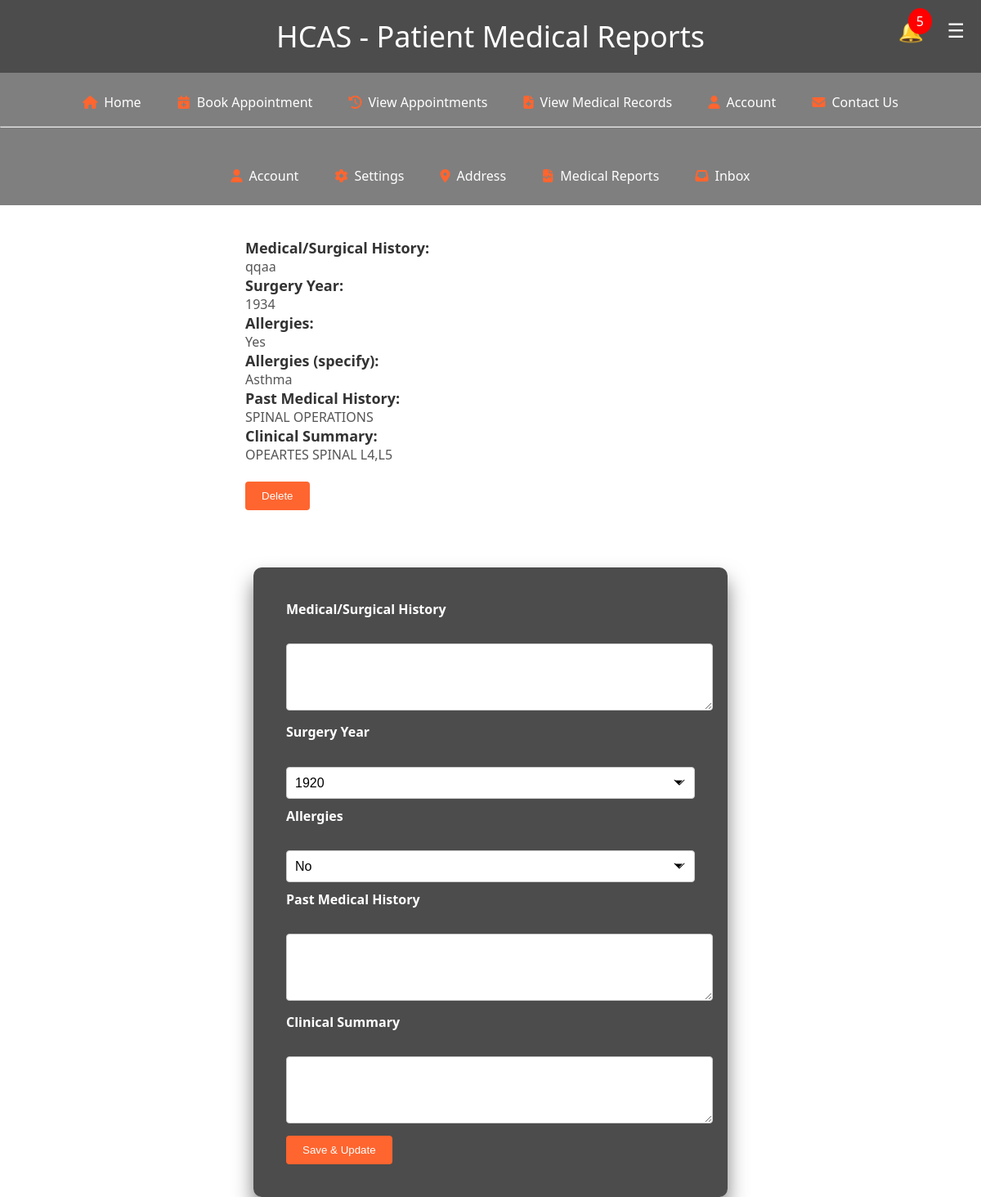
The page /medical_reports.php (signed in) on the database its author committed.
### tables this page shows
CREATE TABLE `patient_records` (
  `record_id` int(11) NOT NULL,
  `patient_id` int(11) NOT NULL,
  `appointment_id` int(11) DEFAULT NULL,
  `record_date` date NOT NULL,
  `medical_surgical_family_history` text DEFAULT NULL,
  `surgery_year` varchar(4) DEFAULT NULL,
  `allergies` text DEFAULT NULL,
  `past_medical_history` text DEFAULT NULL,
  `clinical_summary` text DEFAULT NULL,
  `allergies_specify` varchar(255) DEFAULT NULL
);

### medical_reports.php (the view, shortened to what this page needs)
<?php
include '../config.php';
$patient_id = $_SESSION['patient_id'];
$sql_fetch = "SELECT * FROM patient_records WHERE patient_id = ?";
$medical_records = array();
if ($stmt_fetch = $conn->prepare($sql_fetch)) {
    $stmt_fetch->bind_param("i", $patient_id);
    $stmt_fetch->execute();
    $result = $stmt_fetch->get_result();
    while ($row = $result->fetch_assoc()) {
        $medical_records[] = $row;
    }
}
?>
<!DOCTYPE html>
<html lang="en">
<head>
    	    <link rel="stylesheet" href="https://cdnjs.cloudflare.com/ajax/libs/font-awesome/6.4.0/css/all.min.css">
</head>
<body>
    <header>
        HCAS - Patient Medical Reports
    </header>
    <div id="notification-bell">
        <span id="notification-count">5</span>
    </div>
   <nav>
        <a href="user_home.php"><i class="fas fa-home"></i>Home</a>
        <a href="book_appointment.php"><i class="fas fa-calendar-plus"></i>Book Appointment</a>
        <a href="booking_history.php"><i class="fas fa-history"></i>View Appointments</a>
        <a href="view_medical_records.php"><i class="fas fa-file-medical"></i>View Medical Records</a>
        <a href="profile.php"><i class="fas fa-user"></i>Account</a>
        <a href="contact_us.php"><i class="fas fa-envelope"></i>Contact Us</a>
    <hr>
	</nav>
 <nav>
        <a href="profile.php"><i class="fas fa-user"></i>Account</a>
        <a href="settings.php"><i class="fas fa-cog"></i>Settings</a>
        <a href="address.php"><i class="fas fa-map-marker-alt"></i>Address</a>
        <a href="medical_reports.php"><i class="fas fa-file-medical-alt"></i>Medical Reports</a>
        <a href="inbox.php"><i class="fas fa-inbox"></i>Inbox</a>
    </nav>
      <div id="sidebar">
        <a href="logout.php">SignOut<a>
    </div>
	  <div id="menu-icon">&#9776;</div>
  <?php
    if (!empty($medical_records)) {
        echo "<form class='medical-records-form' method='post' action=''>";
        foreach ($medical_records as $record) {
            echo "<div class='medical-record'>";
            echo "<h4>Medical/Surgical History:</h4> <p>" . htmlspecialchars($record['medical_surgical_family_history']) . "</p>";
            echo "<h4>Surgery Year:</h4> <p>" . htmlspecialchars($record['surgery_year']) . "</p>";
            echo "<h4>Allergies:</h4> <p>" . htmlspecialchars($record['allergies']) . "</p>";
            echo "<h4>Allergies (specify):</h4> <p>" . htmlspecialchars($record['allergies_specify']) . "</p>";
            echo "<h4>Past Medical History:</h4> <p>" . htmlspecialchars($record['past_medical_history']) . "</p>";
            echo "<h4>Clinical Summary:</h4> <p>" . htmlspecialchars($record['clinical_summary']) . "</p>";
            echo "<div class='edit-button-container'>";
            echo "</div>";
            echo "<div class='delete-button-container'>";
            echo "<form action='' method='post'>";
            echo "<input type='submit' name='delete_record' value='Delete' style='background: #ff652f; color: #fff;' onclick='return confirmDelete();'>&nbsp; ";
			echo "</form>";
            echo "</div>";
            echo "</div>";
        }
        echo "</form>";
    } else {
        echo "No records found.";
    }
    ?>
    <form class="form" method="post" action="<?php echo htmlspecialchars($_SERVER["PHP_SELF"]); ?>">
        <h4>Medical/Surgical History</h4>
        <textarea name="medical_surgical_family_history" rows="4" cols="50"></textarea>
        <h4>Surgery Year</h4>
        <div class="select-container">
            <select id="surgery_year" name="surgery_year">
                <?php
                $currentYear = date("Y");
                for ($year = 1920; $year <= $currentYear; $year++) {
                    echo "<option value=\"$year\">$year</option>";
                }
                ?>
            </select>
        </div>
        <h4>Allergies</h4>
        <div class="select-container">
            <select id="allergies" name="allergies" onchange="toggleAllergiesSpecify()">
                <option value="No">No</option>
            </select>
        </div>
        <h4>Past Medical History</h4>
        <textarea id="past_medical_history" name="past_medical_history" rows="4" cols="50"></textarea>
        <h4>Clinical Summary</h4>
        <textarea name="clinical_summary" rows="4" cols="50"></textarea>
        <input type="submit" style="background: #ff652f; color: #fff;" value="Save & Update">
    </form>
</body>
</html>

### medical_reports.php (style rules this page uses)
body { font-family: 'Segoe UI', Tahoma, Geneva, Verdana, Times; margin: 0; padding: 10; background-image: url('../image/color1.jpg'); background-size: cover; background-position: center; background-attachment: fixed; }
header { background: rgba(0, 0, 0, 0.7); color: #fff; padding: 20px; text-align: center; font-size: 36px; font-family: 'Segoe UI', Times, Geneva, Verdana, sans-serif; }
nav { background: rgba(0, 0, 0, 0.5); overflow: hidden; padding: 15px 0; text-align: center; }
nav a { display: inline-block; color: #fff; text-align: center; padding: 10px 20px; text-decoration: none; transition: all 0.3s ease; border-radius: 4px; }
nav i { color: #ff652f; margin-right: 8px; }
#sidebar { height: 100%; width: 0; position: fixed; top: 0; right: 0; background-color: rgba(0, 0, 0, 0.8); overflow-x: hidden; transition: 0.5s; padding-top: 60px; text-align: left; }
#sidebar a { padding: 15px 20px; text-decoration: none; font-size: 18px; color: #fff; display: block; transition: 0.3s; }
#menu-icon { display: block; position: fixed; top: 20px; right: 20px; cursor: pointer; z-index: 2; font-size: 24px; color: #fff; }
#notification-bell { position: absolute; top: 20px; right: 70px; cursor: pointer; }
#notification-bell:before { content: "\1F514"; font-size: 25px; }
#notification-count { background-color: red; color: white; border-radius: 70%; padding: 5px 10px; position: absolute; top: -10px; right: -10px; }
.form { width: 100%; max-width: 500px; padding: 40px; background: rgba(0, 0, 0, 0.7); border-radius: 10px; color: #fff; box-shadow: 0 15px 25px rgba(0, 0, 0, 0.5); margin: 0 auto; margin-top: 50px; }
form h4 { margin-top: 0; }
form textarea, form input[type="text"], form select { width: 100%; padding: 10px; margin: 10px 0; border-radius: 4px; border: 1px solid #ccc; }
form input[type="submit"] { background-color: #3498db; color: #fff; border: none; padding: 10px 20px; cursor: pointer; border-radius: 4px; transition: background-color 0.3s ease; }
.medical-record { width: 50%; background-color: rgba(255, 255, 255, 0.8); border-radius: 7px; padding: 20px; margin: 20px auto; margin-bottom: 20px; flex-wrap: wrap; }
.medical-record h4 { font-size: 18px; color: #333; margin: 0; flex: 1 1 200px; }
.medical-record p { font-size: 16px; color: #555; margin: 0; flex: 2 1 300px; }
select { appearance: none; background-color: #fff; border: 1px solid #ccc; padding: 10px; font-size: 16px; border-radius: 4px; width: 100%; background-repeat: no-repeat; background-position: right 10px center; background-size: 16px; }
.select-container { position: relative; width: 100%; }
.select-container::after { content: ''; position: absolute; top: 50%; right: 15px; width: 0; height: 0; pointer-events: none; border-left: 5px solid transparent; border-right: 5px solid transparent; border-top: 5px solid #000; transform: translateY(-50%); }

### rows shown on the page
patient_records: medical_surgical_family_history "qqaa", surgery_year "1934", allergies "Yes", allergies_specify "Asthma", past_medical_history "SPINAL OPERATIONS", clinical_summary "OPEARTES SPINAL L4,L5"

### other values the page prints
form field surgery_year "1920"
